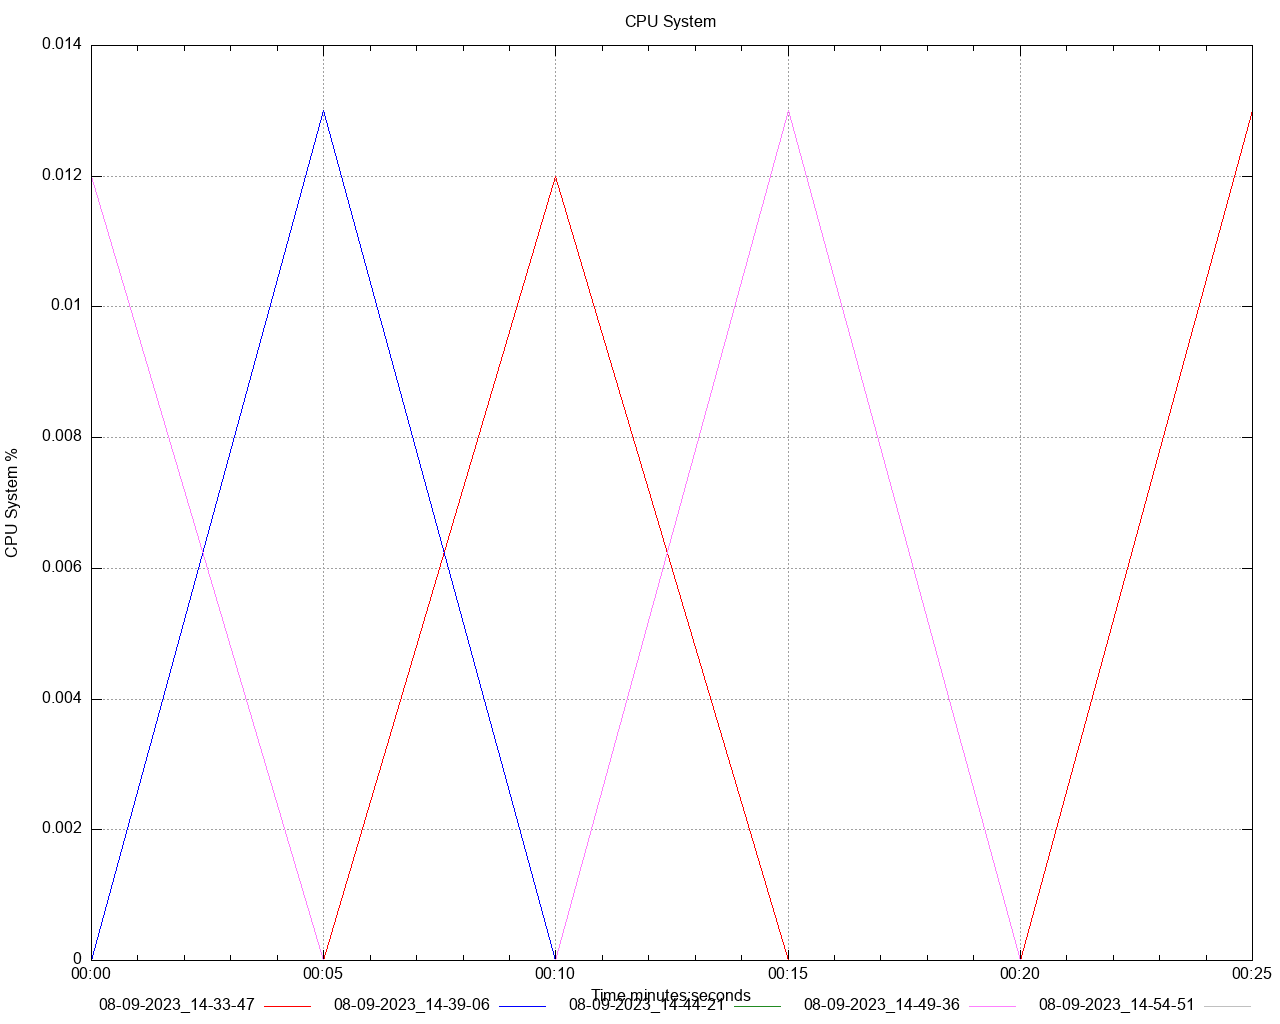

gnuplot code for this plot:
set title 'CPU System' noenhanced
set style data lines
set datafile separator ","
set terminal png size 1280,1024
set grid
set key below
set xdata time
set timefmt "%s"
offset = 0
t0(x)=(offset=($0==0) ? x : offset, x - offset)
set xlabel 'Time minutes:seconds'
set ylabel 'CPU System %'
set output '/Users/gbarnett/git/hazelcast-simulator/atomiclong-3node-member/atomicreference/dstat/cpu_system_A5.png'
plot \
   '/Users/gbarnett/git/hazelcast-simulator/atomiclong-3node-member/atomicreference/data/cpu_system_A5_1.data' using (t0(timecolumn(1))):2 title "08-09-2023_14-33-47" noenhanced lt rgb "red", \
   '/Users/gbarnett/git/hazelcast-simulator/atomiclong-3node-member/atomicreference/data/cpu_system_A5_2.data' using (t0(timecolumn(1))):2 title "08-09-2023_14-39-06" noenhanced lt rgb "blue", \
   '/Users/gbarnett/git/hazelcast-simulator/atomiclong-3node-member/atomicreference/data/cpu_system_A5_3.data' using (t0(timecolumn(1))):2 title "08-09-2023_14-44-21" noenhanced lt rgb "forest-green", \
   '/Users/gbarnett/git/hazelcast-simulator/atomiclong-3node-member/atomicreference/data/cpu_system_A5_4.data' using (t0(timecolumn(1))):2 title "08-09-2023_14-49-36" noenhanced lt rgb "orchid", \
   '/Users/gbarnett/git/hazelcast-simulator/atomiclong-3node-member/atomicreference/data/cpu_system_A5_5.data' using (t0(timecolumn(1))):2 title "08-09-2023_14-54-51" noenhanced lt rgb "grey", \
